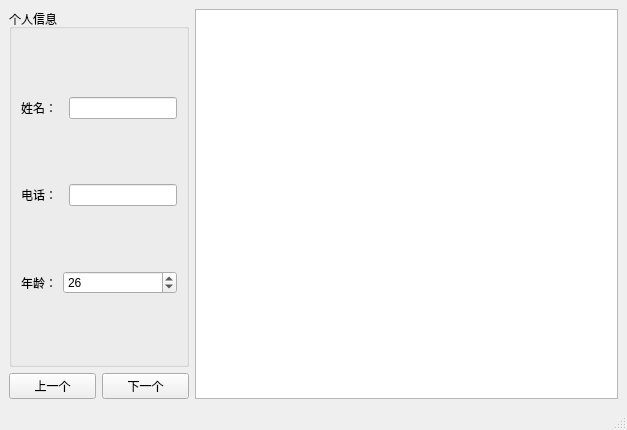
<?xml version="1.0" encoding="UTF-8"?>
<ui version="4.0">
 <class>MainWindow</class>
 <widget class="QMainWindow" name="MainWindow">
  <property name="geometry">
   <rect>
    <x>0</x>
    <y>0</y>
    <width>627</width>
    <height>430</height>
   </rect>
  </property>
  <property name="windowTitle">
   <string>MainWindow</string>
  </property>
  <widget class="QWidget" name="centralwidget">
   <layout class="QGridLayout" name="gridLayout">
    <item row="0" column="0" colspan="2">
     <widget class="QGroupBox" name="groupBox">
      <property name="title">
       <string>个人信息</string>
      </property>
      <layout class="QGridLayout" name="gridLayout_2">
       <item row="2" column="0">
        <widget class="QLabel" name="label_3">
         <property name="text">
          <string>年龄：</string>
         </property>
        </widget>
       </item>
       <item row="0" column="0">
        <widget class="QLabel" name="label">
         <property name="text">
          <string>姓名：</string>
         </property>
        </widget>
       </item>
       <item row="0" column="2">
        <widget class="QLineEdit" name="nameEdit"/>
       </item>
       <item row="1" column="0">
        <widget class="QLabel" name="label_2">
         <property name="text">
          <string>电话：</string>
         </property>
        </widget>
       </item>
       <item row="1" column="2">
        <widget class="QLineEdit" name="phoneEdit"/>
       </item>
       <item row="2" column="1" colspan="2">
        <widget class="QSpinBox" name="ageSpinBox">
         <property name="value">
          <number>26</number>
         </property>
        </widget>
       </item>
      </layout>
     </widget>
    </item>
    <item row="0" column="2" rowspan="2">
     <widget class="QTableView" name="tableView"/>
    </item>
    <item row="1" column="0">
     <widget class="QPushButton" name="prevButton">
      <property name="text">
       <string>上一个</string>
      </property>
     </widget>
    </item>
    <item row="1" column="1">
     <widget class="QPushButton" name="nextButton">
      <property name="text">
       <string>下一个</string>
      </property>
     </widget>
    </item>
   </layout>
  </widget>
  <widget class="QMenuBar" name="menubar">
   <property name="geometry">
    <rect>
     <x>0</x>
     <y>0</y>
     <width>627</width>
     <height>22</height>
    </rect>
   </property>
  </widget>
  <widget class="QStatusBar" name="statusbar"/>
 </widget>
 <resources/>
 <connections/>
</ui>
